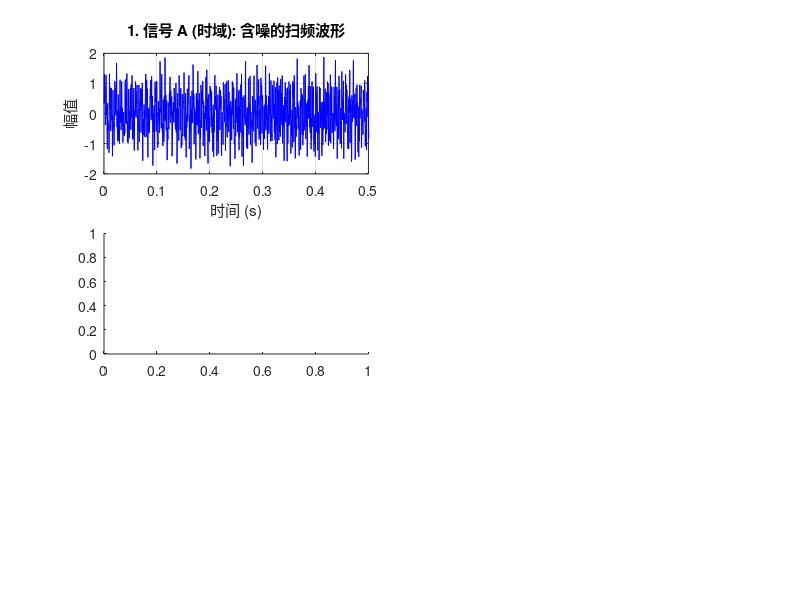

MATLAB code for this plot: (Note: this script raises an error after producing the figure.)
%% 清理环境
clc; clear; close all;

%% 1. 信号生成参数设置
fs = 3000;              % 采样率 (代码设置为3000Hz)
T = 1;                  % 信号时长 1秒
t = 0:1/fs:T-1/fs;      % 时间向量

%% 2. 构建两个典型的测试信号

% --- 信号 A: 线性调频信号 (Chirp) - 频率随时间增长 ---
% [修改点] 将信号幅度降低为 0.5
sig_a1 = 0.5 * sin(2*pi * (100*t + ((200-100)/(2*T)) * t.^2));
sig_a2 = 0.5 * sin(2*pi * (300*t + ((550-300)/(2*T)) * t.^2));
sig_a3 = 0.5 * sin(2*pi * (600*t + ((900-600)/(2*T)) * t.^2));

% [修改点] 添加背景噪声
noise_bg_a = 0.5 * (2 * rand(size(t)) - 1); 
sig_varying = sig_a1 + sig_a2 + sig_a3 + noise_bg_a;

% --- 信号 B: 白噪声背景下的瞬态突变 (小波变换 WT 的强项) ---
noise_bg = 2 * rand(size(t)) - 1; 

% 添加突变脉冲
pulse_center1 = 0.3;
pulse_center2 = 0.7;
width = 0.002; 

% 合成信号 B
sig_transient = noise_bg + ...
    3 * exp(-(t-pulse_center1).^2 / (2*width^2)) .* sin(2*pi*800*t) + ...
    3 * exp(-(t-pulse_center2).^2 / (2*width^2)) .* sin(2*pi*800*t);

%% 3. 进行分析与绘图 (3行2列布局)

figure('Name', '时域 vs STFT vs 小波变换 (自定义淡绿-红配色)', 'Color', 'w', 'Position', [50, 50, 1200, 900]);

% [新增] 自定义颜色映射 (Colormap): 淡绿 -> 黄 -> 红
% 这符合您描述的"幅度低偏淡绿色，幅度高偏红色"
n_colors = 256;
half_n = floor(n_colors/2);

% 前半段: 淡绿 ([0.7, 1, 0.7]) 过渡到 黄 ([1, 1, 0])
% R: 0.7 -> 1
% G: 1.0 -> 1
% B: 0.7 -> 0
r_low = linspace(0.7, 1, half_n);
g_low = linspace(1, 1, half_n);
b_low = linspace(0.7, 0, half_n);

% 后半段: 黄 ([1, 1, 0]) 过渡到 红 ([1, 0, 0])
% R: 1 -> 1
% G: 1 -> 0
% B: 0 -> 0
r_high = linspace(1, 1, n_colors - half_n);
g_high = linspace(1, 0, n_colors - half_n);
b_high = linspace(0, 0, n_colors - half_n);

% 组合成完整的 Colormap
custom_cmap = [ [r_low, r_high]', [g_low, g_high]', [b_low, b_high]' ];

% 应用自定义颜色到当前 Figure
colormap(custom_cmap);


% --- 公共 STFT 参数设置 (显式加窗) ---
win_len = 128;          
window = hamming(win_len); 
noverlap = 120;
nfft = 1024;

% ==========================================================
% 左侧列：信号 A (频率随时间增长)
% ==========================================================

% --- 1. 时域图 ---
subplot(3,2,1);
plot(t, sig_varying, 'b');
title('1. 信号 A (时域): 含噪的扫频波形');
xlabel('时间 (s)'); ylabel('幅值'); grid on;
xlim([0, 0.5]); 

% --- 2. STFT ---
subplot(3,2,3);
[s, f, t_stft] = spectrogram(sig_varying, window, noverlap, nfft, fs);
imagesc(t_stft, f, abs(s)); 
axis xy; 
ylim([0 1000]);
title('3. 信号 A (STFT): 背景为淡绿色(低能量)，线条为红黄色(高能量)');
xlabel('时间 (s)'); ylabel('频率 (Hz)');
colorbar; 

% --- 3. 小波变换 ---
subplot(3,2,5);
[wt, f_cwt] = cwt(sig_varying, fs); 
surface(t, f_cwt, abs(wt));
shading interp; axis tight; ylim([0 1000]);
title('5. 信号 A (小波): 高频轨迹依然较粗');
xlabel('时间 (s)'); ylabel('频率 (Hz)');
colorbar; 


% ==========================================================
% 右侧列：信号 B (白噪声 + 突变)
% ==========================================================

% --- 1. 时域图 ---
subplot(3,2,2);
plot(t, sig_transient); 
hold on;
plot(t(t>0.29 & t<0.31), sig_transient(t>0.29 & t<0.31), 'r'); 
plot(t(t>0.69 & t<0.71), sig_transient(t>0.69 & t<0.71), 'r');
hold off;
title('2. 信号 B (时域): 白噪声掩盖下的突变');
xlabel('时间 (s)'); ylabel('幅值'); grid on;
ylim([-4 4]); 

% --- 2. STFT ---
subplot(3,2,4);
[s2, f2, t_stft2] = spectrogram(sig_transient, window, noverlap, nfft, fs);
imagesc(t_stft2, f2, abs(s2)); 
axis xy; ylim([0 1000]);
title('4. 信号 B (STFT): 突变点在噪声中模糊不清');
xlabel('时间 (s)'); ylabel('频率 (Hz)');
colorbar; 

% --- 3. 小波变换 ---
subplot(3,2,6);
[wt2, f_cwt2] = cwt(sig_transient, fs);
surface(t, f_cwt2, abs(wt2));
shading interp; axis tight; ylim([0 1000]);
title('6. 信号 B (小波): 即使有噪声，突变点依然锐利');
xlabel('时间 (s)'); ylabel('频率 (Hz)');
colorbar; 

%% 结果说明
fprintf('绘图完成。\n');
fprintf('颜色已调整为：低幅度(背景)显示为淡绿色，高幅度(信号)显示为红色。\n');
fprintf('这种配色方案（淡绿->黄->红）通常用于强调风险或强度等级，对比度很高。\n');